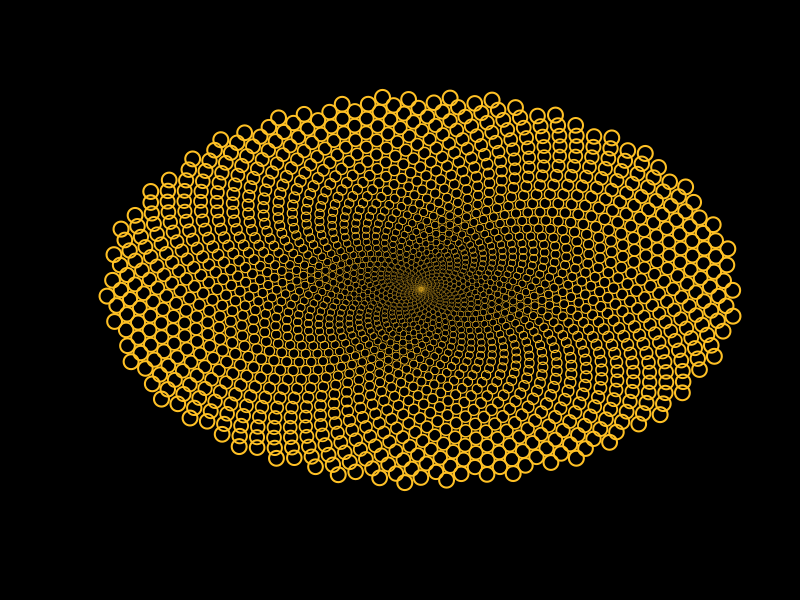

Generate this figure with R:
phi=1/2+sqrt(5)/2
r=seq(0,1,length.out=2000)
theta=numeric(length(r))
theta[1]=0
for(i in 2:length(r)){
  theta[i]=theta[i-1]+phi*2*pi
}
x=r*cos(theta)
y=r*sin(theta)
par(bg="black")
plot(x,y)
size=seq(.5,2,length.out = length(x))
thick=seq(.1,2,length.out = length(x))
for(i in 1:length(x)){
  points(x[i],y[i],cex=size[i],lwd=thick[i],col="goldenrod1")
}
